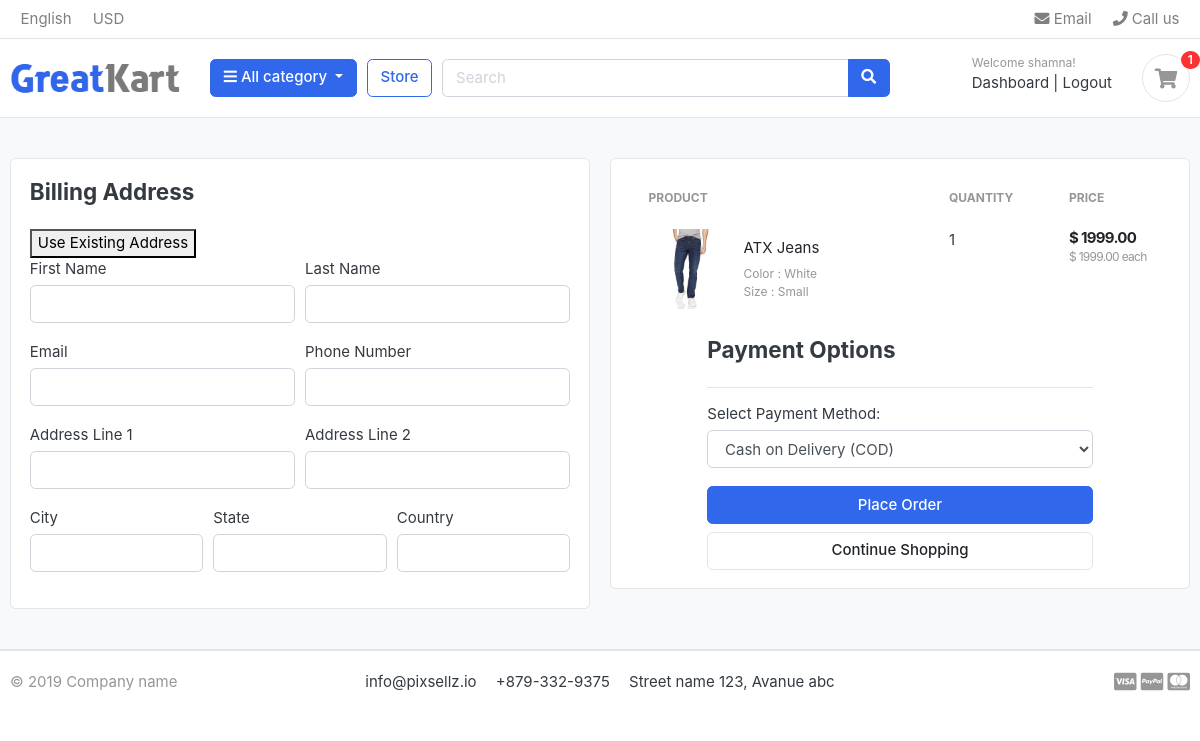
The page /cart/checkout/ (signed in) on the database as committed earlier.
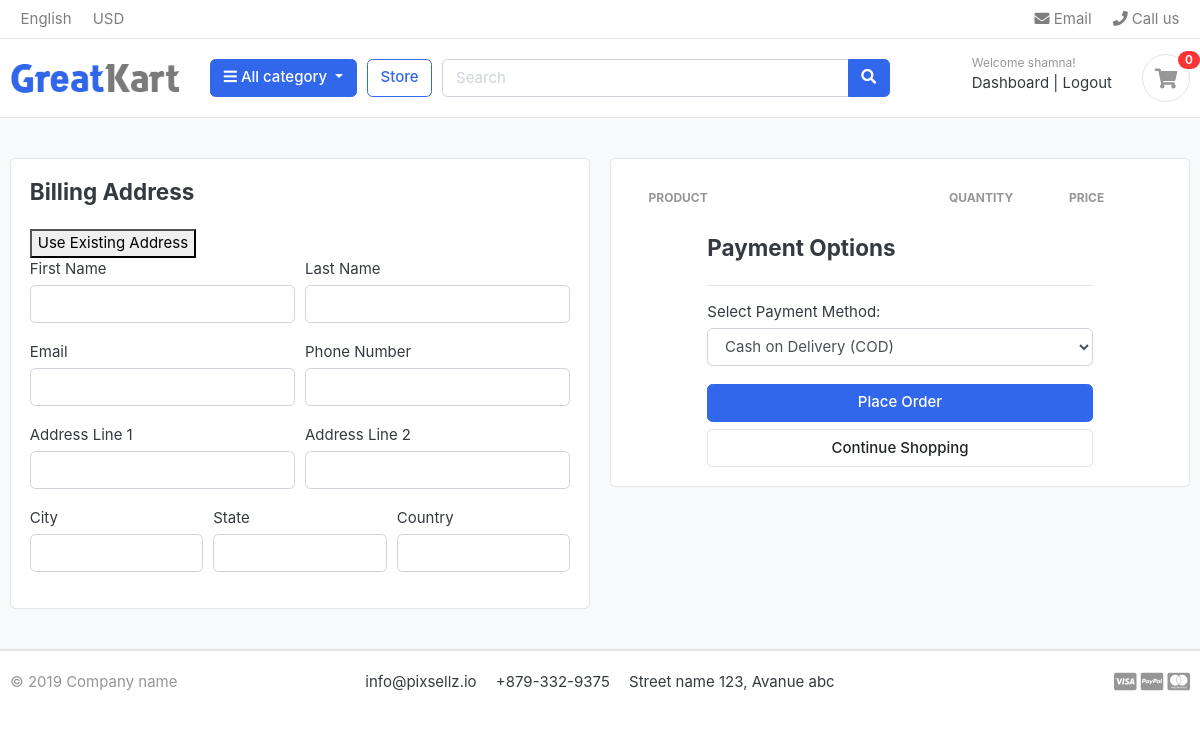
The same page on the database as committed later.
### carts/models.py (models this page shows, shortened)
class CartItem(models.Model):
    product = models.ForeignKey(Product,on_delete=models.CASCADE,null=True)
    variations = models.ManyToManyField(Variation,blank=True)
    cart = models.ForeignKey(Cart,on_delete=models.CASCADE,null=True)
    user = models.ForeignKey(Account, on_delete=models.CASCADE,default=1)
    quantity = models.IntegerField()
    is_active = models.BooleanField(default=True)
    def sub_total(self):
        return self.product.price * self.quantity

### store/models.py (models this page shows, shortened)
class Product(models.Model):
    product_name    = models.CharField(max_length=200, unique=True)
    slug            = models.SlugField(max_length=200, unique=True)
    description     = models.TextField(max_length=500, blank=True)
    price           = models.DecimalField(max_digits=10, decimal_places=2, default=0.0)
    images          = models.ImageField(upload_to='photos/products')
    stock           = models.IntegerField(default=0)
    is_available    = models.BooleanField(default=True)
    category        = models.ForeignKey(Category, on_delete=models.CASCADE, default=1)
    created_date    = models.DateTimeField(auto_now_add=True)
    modified_date   = models.DateTimeField(auto_now=True)
    rating = models.DecimalField(max_digits=3, decimal_places=2, default=0.0)
    num_reviews = models.IntegerField(default=0)
    def get_url(self):
        return reverse('product_detail', args=[self.category.slug, self.slug])

class Variation(models.Model):
    product = models.ForeignKey(Product, on_delete=models.CASCADE)
    variation_category = models.CharField(max_length=100, choices=variation_category_choice)
    variation_value     = models.CharField(max_length=100)
    is_active           = models.BooleanField(default=True)
    created_date        = models.DateTimeField(auto_now=True)
    objects = VariationManager()

### carts/views.py (the view)
# urls.py: path('checkout/', views.checkout,name='checkout'),
def checkout(request, total=0, quantity=0, cart_items=None):
    try:
        tax = 0
        grand_total = 0
        if request.user.is_authenticated:
            cart_items = CartItem.objects.filter(user=request.user, is_active=True)
        else:
            cart = Cart.objects.get(cart_id=_cart_id(request))
            cart_items = CartItem.objects.filter(cart=cart, is_active=True)
        for cart_item in cart_items:
            total += (cart_item.product.price * cart_item.quantity)
            quantity += cart_item.quantity
        tax = (2 * total)/100
        grand_total = total + tax
    except ObjectDoesNotExist:
        pass #just ignore
    context = {
        'total': total,
        'quantity': quantity,
        'cart_items': cart_items,
        'tax'       : tax,
        'grand_total': grand_total,
    }
    return render(request, 'greatkart/store/checkout.html',context)

### carts/context_processors.py (called while the page is built)
def counter(request):
    cart_count=0
    if 'admin' in request.path:
        return []
    else:
        try:
            cart = Cart.objects.filter(cart_id=_cart_id(request))
            if request.user.is_authenticated:
                cart_items = CartItem.objects.all().filter(user=request.user)
            else:
                cart_items =CartItem.objects.filter(cart=cart[:1])
            for cart_item in cart_items:
                cart_count += cart_item.quantity
        except Cart.DoesNotExist:
            cart_count=0
    return dict(cart_count=cart_count)

### carts/views.py (called while the page is built)
def _cart_id(request):
    cart = request.session.session_key
    if not cart:
        cart = request.session.create()
    return cart

### category/context_processors.py (called while the page is built)
def menu_links(request):
    links = Category.objects.all()
    return dict(links=links)

### category/models.py (called while the page is built)
    def get_url(self):
            return reverse('products_by_category',args=[self.slug])

### templates/greatkart/store/checkout.html (shortened to what the changed rows need)
{% extends 'greatkart/base.html' %}
{% load static %}
{% block content %}
<section class="section-content padding-y bg">
<div class="container">
<div class="row">
	<aside class="col-lg-6">
		<div class="card">
		<div class="card-body">
      <table class="table table-borderless table-shopping-cart">
      <thead class="text-muted">
      <tr class="small text-uppercase">
        <th scope="col">Product</th>
        <th scope="col" width="120">Quantity</th>
        <th scope="col" width="120">Price</th>
      </tr>
      </thead>
      <tbody>
      {% for cart_item in cart_items %}
      <tr>
      	<td>
      		<figure class="itemside align-items-center">
      			<div class="aside"><img src="{{ cart_item.product.images.url }}" class="img-sm"></div>
      			<figcaption class="info">
      				<a href="{{ cart_item.product.get_url }}" class="title text-dark">{{ cart_item.product.product_name }}</a>
      				<p class="text-muted small">
      					{% if cart_item.variations.all %}
      						{% for item in cart_item.variations.all %}
      							{{ item.variation_category | capfirst }} : {{ item.variation_value | capfirst }} <br>
      						{% endfor %}
      					{% endif %}
      				</p>
      			</figcaption>
      		</figure>
      	</td>
      	<td>
      				<label for="">{{cart_item.quantity}}</label>
      	</td>
      	<td>
      		<div class="price-wrap">
      			<var class="price">$ {{ cart_item.sub_total }}</var>
      			<small class="text-muted"> $ {{ cart_item.product.price }} each </small>
      		</div>
      	</td>
      </tr>
      {% endfor %}
      </tbody>
      </table>
</div>
</div>
</aside>
</div>
</div>
</section>
{% endblock %}

### templates/greatkart/includes/header.html (shortened to what this page needs)
{% load static %}
<header class="section-header">
<nav class="navbar p-md-0 navbar-expand-sm navbar-light border-bottom">
<div class="container">
  <div class="collapse navbar-collapse" id="navbarTop4">
    <ul class="navbar-nav mr-auto">
      <li class="nav-item dropdown">
      <a href="#" class="nav-link">   English </a>
    </li>
    <li class="nav-item dropdown">
      <a href="#" class="nav-link"> USD </a>
    </li>
    </ul>
    <ul class="navbar-nav">
    <li><a href="#" class="nav-link"> <i class="fa fa-envelope"></i> Email </a></li>
    <li><a href="#" class="nav-link"> <i class="fa fa-phone"></i> Call us </a></li>
  </ul>
  </div>
</div>
</nav>
<section class="header-main border-bottom">
  <div class="container">
<div class="row align-items-center">
  <div class="col-lg-2 col-md-3 col-6">
    <a href="{% url 'home' %}" class="brand-wrap">
      <img class="logo" src="{% static 'greatkart/./images/logo.png' %}">
    </a>
  </div>
  <div class="col-lg col-sm col-md col-6 flex-grow-0">
    <div class="category-wrap dropdown d-inline-block float-right">
      <button type="button" class="btn btn-primary dropdown-toggle" data-toggle="dropdown">
        <i class="fa fa-bars"></i> All category
      </button>
    </div>
  </div>
  <a href="{% url 'store' %}" class="btn btn-outline-primary">Store</a>
  <div class="col-lg  col-md-6 col-sm-12 col">
    <form action="{% url 'search' %}" class="search" method='GET'>
      <div class="input-group w-100">
          <input type="text" class="form-control" style="width:60%;" placeholder="Search" name="keyword">
          <div class="input-group-append">
            <button class="btn btn-primary" type="submit">
              <i class="fa fa-search"></i>
            </button>
          </div>
        </div>
    </form>
  </div>
  <div class="col-lg-3 col-sm-6 col-8 order-2 order-lg-3">
        <div class="d-flex justify-content-end mb-3 mb-lg-0">
          {% if user.id is None %}
          <div class="widget-header">
            <small class="title text-muted">Welcome guest!</small>
            <div>
              <a href="{% url 'userlogin' %}">Sign in</a> <span class="dark-transp"> | </span>
              <a href="{% url 'register' %}"> Register</a>
            </div>
          </div>
          {% else %}
          <div class="widget-header">
            <small class="title text-muted">Welcome {{user.first_name}}!</small>
            <div>
              <a href="{% url 'dashboard' %}">Dashboard</a> <span class="dark-transp"> | </span>
              <a href="{% url 'logout' %}"> Logout</a>
            </div>
          </div>
          {% endif %}
          <a href="{% url 'cart' %}" class="widget-header pl-3 ml-3">
            <div class="icon icon-sm rounded-circle border"><i class="fa fa-shopping-cart"></i></div>
            <span class="badge badge-pill badge-danger notify">{{ quantity }}</span>
          </a>
        </div>
      </div>
</div>
  </div>
</section>
</header>

Rows that differ between the two databases and show on the page:
removed CartItem: product.images (picture), product.product_name "ATX Jeans", quantity "1", sub_total "1999.00", product.price "1999.00"
no longer on this page (row unchanged): Variation: variation_category "Color", variation_value "White"
no longer on this page (row unchanged): Variation: variation_category "Size", variation_value "Small"
Other text that changed with them:
{{ quantity }}: "1" → "0"
